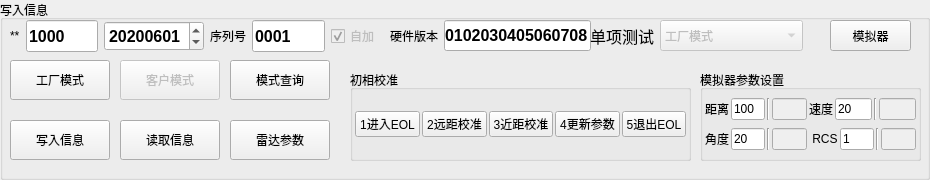
          <widget class="QGroupBox" name="groupBox_2">
           <property name="sizePolicy">
            <sizepolicy hsizetype="Preferred" vsizetype="Preferred">
             <horstretch>0</horstretch>
             <verstretch>0</verstretch>
            </sizepolicy>
           </property>
           <property name="minimumSize">
            <size>
             <width>0</width>
             <height>180</height>
            </size>
           </property>
           <property name="maximumSize">
            <size>
             <width>16777215</width>
             <height>180</height>
            </size>
           </property>
           <property name="title">
            <string>写入信息</string>
           </property>
           <widget class="QWidget" name="layoutWidget_2">
            <property name="geometry">
             <rect>
              <x>390</x>
              <y>20</y>
              <width>201</width>
              <height>31</height>
             </rect>
            </property>
            <layout class="QHBoxLayout" name="horizontalLayout_16">
             <item>
              <widget class="QLabel" name="label_8">
               <property name="text">
                <string>硬件版本</string>
               </property>
              </widget>
             </item>
             <item>
              <widget class="QLineEdit" name="lineEdit_HV">
               <property name="sizePolicy">
                <sizepolicy hsizetype="Expanding" vsizetype="Preferred">
                 <horstretch>0</horstretch>
                 <verstretch>0</verstretch>
                </sizepolicy>
               </property>
               <property name="font">
                <font>
                 <pointsize>12</pointsize>
                 <weight>75</weight>
                 <bold>true</bold>
                </font>
               </property>
               <property name="toolTip">
                <string>十六进制字符串</string>
               </property>
               <property name="text">
                <string>0102030405060708</string>
               </property>
              </widget>
             </item>
            </layout>
           </widget>
           <widget class="QWidget" name="layoutWidget">
            <property name="geometry">
             <rect>
              <x>10</x>
              <y>20</y>
              <width>370</width>
              <height>32</height>
             </rect>
            </property>
            <layout class="QHBoxLayout" name="horizontalLayout_17">
             <item>
              <layout class="QHBoxLayout" name="horizontalLayout_12">
               <item>
                <widget class="QLabel" name="label_7">
                 <property name="text">
                  <string>**</string>
                 </property>
                </widget>
               </item>
               <item>
                <widget class="QLineEdit" name="lineEdit_SNHead">
                 <property name="sizePolicy">
                  <sizepolicy hsizetype="Expanding" vsizetype="Preferred">
                   <horstretch>0</horstretch>
                   <verstretch>0</verstretch>
                  </sizepolicy>
                 </property>
                 <property name="font">
                  <font>
                   <pointsize>12</pointsize>
                   <weight>75</weight>
                   <bold>true</bold>
                  </font>
                 </property>
                 <property name="toolTip">
                  <string>保留内容</string>
                 </property>
                 <property name="text">
                  <string>1000</string>
                 </property>
                </widget>
               </item>
              </layout>
             </item>
             <item>
              <widget class="QDateEdit" name="dateEdit_SN">
               <property name="sizePolicy">
                <sizepolicy hsizetype="Minimum" vsizetype="Fixed">
                 <horstretch>100</horstretch>
                 <verstretch>50</verstretch>
                </sizepolicy>
               </property>
               <property name="minimumSize">
                <size>
                 <width>0</width>
                 <height>30</height>
                </size>
               </property>
               <property name="font">
                <font>
                 <pointsize>12</pointsize>
                 <weight>75</weight>
                 <bold>true</bold>
                </font>
               </property>
               <property name="dateTime">
                <datetime>
                 <hour>0</hour>
                 <minute>0</minute>
                 <second>0</second>
                 <year>2020</year>
                 <month>6</month>
                 <day>1</day>
                </datetime>
               </property>
               <property name="displayFormat">
                <string>yyyyMMdd</string>
               </property>
              </widget>
             </item>
             <item>
              <layout class="QHBoxLayout" name="horizontalLayout_11">
               <item>
                <widget class="QLabel" name="label_6">
                 <property name="text">
                  <string>序列号</string>
                 </property>
                </widget>
               </item>
               <item>
                <widget class="QLineEdit" name="lineEdit_SNTail">
                 <property name="sizePolicy">
                  <sizepolicy hsizetype="Expanding" vsizetype="Preferred">
                   <horstretch>0</horstretch>
                   <verstretch>0</verstretch>
                  </sizepolicy>
                 </property>
                 <property name="font">
                  <font>
                   <pointsize>12</pointsize>
                   <weight>75</weight>
                   <bold>true</bold>
                  </font>
                 </property>
                 <property name="toolTip">
                  <string>范围 0001-9999，请注意字符长度</string>
                 </property>
                 <property name="text">
                  <string>0001</string>
                 </property>
                </widget>
               </item>
               <item>
                <widget class="QCheckBox" name="checkBox_autoadd">
                 <property name="enabled">
                  <bool>false</bool>
                 </property>
                 <property name="text">
                  <string>自加</string>
                 </property>
                 <property name="checked">
                  <bool>true</bool>
                 </property>
                </widget>
               </item>
              </layout>
             </item>
            </layout>
           </widget>
           <widget class="QWidget" name="layoutWidget">
            <property name="geometry">
             <rect>
              <x>590</x>
              <y>20</y>
              <width>213</width>
              <height>31</height>
             </rect>
            </property>
            <layout class="QHBoxLayout" name="horizontalLayout_29">
             <item>
              <widget class="QLabel" name="label_22">
               <property name="font">
                <font>
                 <pointsize>12</pointsize>
                </font>
               </property>
               <property name="text">
                <string>单项测试</string>
               </property>
              </widget>
             </item>
             <item>
              <widget class="QComboBox" name="comboBox">
               <property name="enabled">
                <bool>false</bool>
               </property>
               <property name="sizePolicy">
                <sizepolicy hsizetype="Expanding" vsizetype="Preferred">
                 <horstretch>0</horstretch>
                 <verstretch>0</verstretch>
                </sizepolicy>
               </property>
               <item>
                <property name="text">
                 <string>工厂模式</string>
                </property>
               </item>
               <item>
                <property name="text">
                 <string>模式查询</string>
                </property>
               </item>
               <item>
                <property name="text">
                 <string>写入信息</string>
                </property>
               </item>
               <item>
                <property name="text">
                 <string>读取信息</string>
                </property>
               </item>
               <item>
                <property name="text">
                 <string>写入序列号</string>
                </property>
               </item>
               <item>
                <property name="text">
                 <string>写入硬件号</string>
                </property>
               </item>
               <item>
                <property name="text">
                 <string>进入EOL</string>
                </property>
               </item>
               <item>
                <property name="text">
                 <string>查询序列号</string>
                </property>
               </item>
               <item>
                <property name="text">
                 <string>查询软件版本</string>
                </property>
               </item>
               <item>
                <property name="text">
                 <string>查询boot版本</string>
                </property>
               </item>
               <item>
                <property name="text">
                 <string>查询硬件版本</string>
                </property>
               </item>
               <item>
                <property name="text">
                 <string>查询参数</string>
                </property>
               </item>
               <item>
                <property name="text">
                 <string>退出EOL</string>
                </property>
               </item>
               <item>
                <property name="text">
                 <string>客户模式</string>
                </property>
               </item>
               <item>
                <property name="text">
                 <string>LRR-Cal</string>
                </property>
               </item>
               <item>
                <property name="text">
                 <string>SRR-Cal</string>
                </property>
               </item>
               <item>
                <property name="text">
                 <string>保存参数</string>
                </property>
               </item>
               <item>
                <property name="text">
                 <string>模拟器信息设置</string>
                </property>
               </item>
              </widget>
             </item>
            </layout>
           </widget>
           <widget class="QPushButton" name="button_InFactory">
            <property name="geometry">
             <rect>
              <x>10</x>
              <y>60</y>
              <width>100</width>
              <height>40</height>
             </rect>
            </property>
            <property name="text">
             <string>工厂模式</string>
            </property>
           </widget>
           <widget class="QPushButton" name="button_queryMode">
            <property name="geometry">
             <rect>
              <x>230</x>
              <y>60</y>
              <width>100</width>
              <height>40</height>
             </rect>
            </property>
            <property name="text">
             <string>模式查询</string>
            </property>
           </widget>
           <widget class="QPushButton" name="button_burnInfo">
            <property name="geometry">
             <rect>
              <x>10</x>
              <y>120</y>
              <width>100</width>
              <height>40</height>
             </rect>
            </property>
            <property name="text">
             <string>写入信息</string>
            </property>
           </widget>
           <widget class="QPushButton" name="button_queryInfo">
            <property name="geometry">
             <rect>
              <x>120</x>
              <y>120</y>
              <width>100</width>
              <height>40</height>
             </rect>
            </property>
            <property name="text">
             <string>读取信息</string>
            </property>
           </widget>
           <widget class="QPushButton" name="button_Consumer">
            <property name="enabled">
             <bool>false</bool>
            </property>
            <property name="geometry">
             <rect>
              <x>120</x>
              <y>60</y>
              <width>100</width>
              <height>40</height>
             </rect>
            </property>
            <property name="text">
             <string>客户模式</string>
            </property>
           </widget>
           <widget class="QGroupBox" name="groupBox_4">
            <property name="geometry">
             <rect>
              <x>350</x>
              <y>70</y>
              <width>341</width>
              <height>91</height>
             </rect>
            </property>
            <property name="title">
             <string>初相校准</string>
            </property>
            <layout class="QHBoxLayout" name="horizontalLayout_32">
             <property name="spacing">
              <number>2</number>
             </property>
             <property name="leftMargin">
              <number>2</number>
             </property>
             <property name="topMargin">
              <number>2</number>
             </property>
             <property name="rightMargin">
              <number>2</number>
             </property>
             <property name="bottomMargin">
              <number>2</number>
             </property>
             <item>
              <widget class="QPushButton" name="button_Calibration_1">
               <property name="text">
                <string>1进入EOL</string>
               </property>
              </widget>
             </item>
             <item>
              <widget class="QPushButton" name="button_Calibration_2">
               <property name="text">
                <string>2远距校准</string>
               </property>
              </widget>
             </item>
             <item>
              <widget class="QPushButton" name="button_Calibration_3">
               <property name="text">
                <string>3近距校准</string>
               </property>
              </widget>
             </item>
             <item>
              <widget class="QPushButton" name="button_Calibration_4">
               <property name="text">
                <string>4更新参数</string>
               </property>
              </widget>
             </item>
             <item>
              <widget class="QPushButton" name="button_Calibration_5">
               <property name="text">
                <string>5退出EOL</string>
               </property>
              </widget>
             </item>
            </layout>
           </widget>
           <widget class="QGroupBox" name="groupBox_9">
            <property name="geometry">
             <rect>
              <x>700</x>
              <y>70</y>
              <width>221</width>
              <height>91</height>
             </rect>
            </property>
            <property name="title">
             <string>模拟器参数设置</string>
            </property>
            <layout class="QGridLayout" name="gridLayout_2">
             <property name="leftMargin">
              <number>2</number>
             </property>
             <property name="topMargin">
              <number>2</number>
             </property>
             <property name="rightMargin">
              <number>2</number>
             </property>
             <property name="bottomMargin">
              <number>2</number>
             </property>
             <property name="spacing">
              <number>2</number>
             </property>
             <item row="0" column="0">
              <layout class="QHBoxLayout" name="horizontalLayout_39">
               <item>
                <widget class="QLabel" name="label_23">
                 <property name="text">
                  <string>距离</string>
                 </property>
                </widget>
               </item>
               <item>
                <widget class="QLineEdit" name="lineEdit_SRange">
                 <property name="toolTip">
                  <string>必须为范围内整数，单位m,范围(0,180)</string>
                 </property>
                 <property name="text">
                  <string>100</string>
                 </property>
                </widget>
               </item>
               <item>
                <widget class="Line" name="line">
                 <property name="orientation">
                  <enum>Qt::Vertical</enum>
                 </property>
                </widget>
               </item>
               <item>
                <widget class="QLineEdit" name="lineEdit_7">
                 <property name="enabled">
                  <bool>false</bool>
                 </property>
                </widget>
               </item>
              </layout>
             </item>
             <item row="0" column="1">
              <layout class="QHBoxLayout" name="horizontalLayout_40">
               <item>
                <widget class="QLabel" name="label_24">
                 <property name="text">
                  <string>速度</string>
                 </property>
                </widget>
               </item>
               <item>
                <widget class="QLineEdit" name="lineEdit_SVelocity">
                 <property name="toolTip">
                  <string>必须为范围内整数，单位m/s,范围(-40,40)</string>
                 </property>
                 <property name="text">
                  <string>20</string>
                 </property>
                </widget>
               </item>
               <item>
                <widget class="Line" name="line_3">
                 <property name="orientation">
                  <enum>Qt::Vertical</enum>
                 </property>
                </widget>
               </item>
               <item>
                <widget class="QLineEdit" name="lineEdit_8">
                 <property name="enabled">
                  <bool>false</bool>
                 </property>
                </widget>
               </item>
              </layout>
             </item>
             <item row="1" column="0">
              <layout class="QHBoxLayout" name="horizontalLayout_41">
               <item>
                <widget class="QLabel" name="label_29">
                 <property name="text">
                  <string>角度</string>
                 </property>
                </widget>
               </item>
               <item>
                <widget class="QLineEdit" name="lineEdit_SAngle">
                 <property name="toolTip">
                  <string>必须为范围内整数，单位 °,范围(-60,60)</string>
                 </property>
                 <property name="text">
                  <string>20</string>
                 </property>
                </widget>
               </item>
               <item>
                <widget class="Line" name="line_2">
                 <property name="orientation">
                  <enum>Qt::Vertical</enum>
                 </property>
                </widget>
               </item>
               <item>
                <widget class="QLineEdit" name="lineEdit_9">
                 <property name="enabled">
                  <bool>false</bool>
                 </property>
                </widget>
               </item>
              </layout>
             </item>
             <item row="1" column="1">
              <layout class="QHBoxLayout" name="horizontalLayout_42">
               <item>
                <widget class="QLabel" name="label_30">
                 <property name="text">
                  <string> RCS</string>
                 </property>
                </widget>
               </item>
               <item>
                <widget class="QLineEdit" name="lineEdit_SRCS">
                 <property name="toolTip">
                  <string>必须为范围内整数，单位dBsm,范围(-6,20)</string>
                 </property>
                 <property name="text">
                  <string>1</string>
                 </property>
                </widget>
               </item>
               <item>
                <widget class="Line" name="line_4">
                 <property name="orientation">
                  <enum>Qt::Vertical</enum>
                 </property>
                </widget>
               </item>
               <item>
                <widget class="QLineEdit" name="lineEdit_10">
                 <property name="enabled">
                  <bool>false</bool>
                 </property>
                </widget>
               </item>
              </layout>
             </item>
            </layout>
           </widget>
           <widget class="QPushButton" name="pushButton_simulator">
            <property name="geometry">
             <rect>
              <x>830</x>
              <y>20</y>
              <width>81</width>
              <height>31</height>
             </rect>
            </property>
            <property name="text">
             <string>模拟器</string>
            </property>
           </widget>
           <widget class="QPushButton" name="button_queryInfo_2">
            <property name="geometry">
             <rect>
              <x>230</x>
              <y>120</y>
              <width>100</width>
              <height>40</height>
             </rect>
            </property>
            <property name="text">
             <string>雷达参数</string>
            </property>
           </widget>
          </widget>
